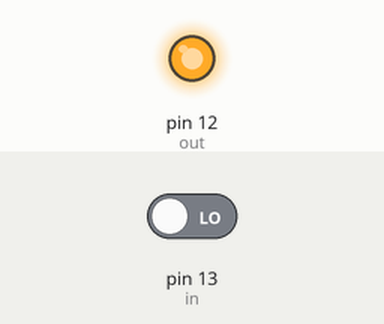
The sketch below on a simulated Arduino Uno, built with avr-gcc and run on an emulated ATmega328P. On the bench: output pins drawn as LEDs (lit = HIGH). Inputs (shaded band) come from the test bench; at power-on: pin 13 (in) LOW. What the sketch prints to the serial monitor is not drawn. At 3.1 s the program stops and its outputs stay as they are.

Above: at 0.2 s.
At 1.2 s:
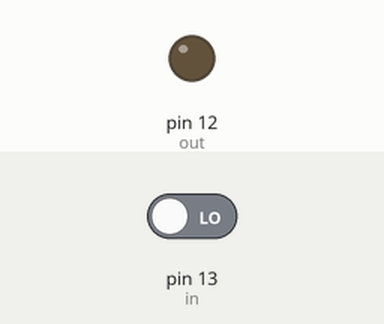
Timing chart, 0 to 2.7 s (numbered marks = the images above):
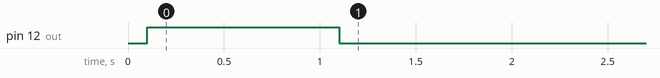

The sketch:

sensor2.ino
```cpp
int out=12;
int in=13;

void setup() {
  // put your setup code here, to run once:
  Serial.begin(9600);
  pinMode(out,OUTPUT);
  pinMode(in,INPUT);
  Serial.println("Capacity: ");

}

void loop() {
  // put your main code here, to run repeatedly:
  int dur;
  int dis;

  digitalWrite(out,LOW);
  delay(100);

  digitalWrite(out,HIGH);
  delay(1000);
  digitalWrite(out,LOW);

  dur=pulseIn(in,HIGH);
  dis=(dur/2)/29.1;

  if (dis<=10){
         Serial.println("Bin Full");
        delay(1000);
         exit(0);


  }
  else {
   Serial.println(String(dis)+ " cm left");

  }


  delay(100);
}
```

Measured:
- by itself, pin 12 (out): LOW → HIGH at 0.10 s, → LOW 1.0 s later
